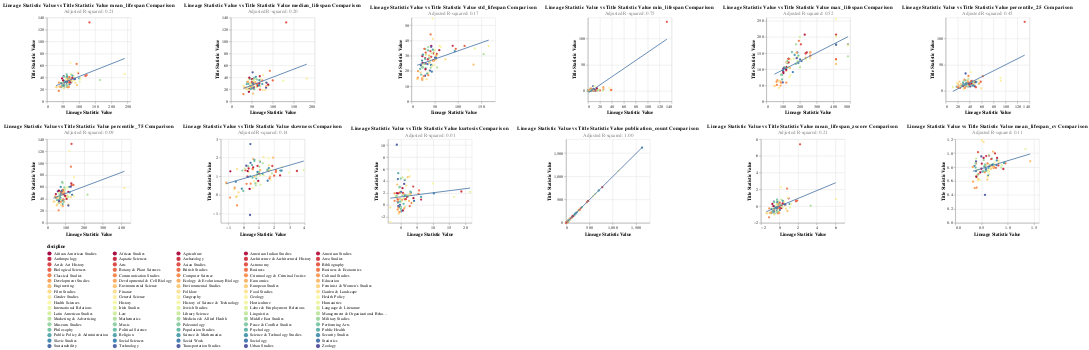

Notebook code for this chart:
### Code cell
merged_correlation_chart, merged_correlation_df = create_correlation_chart(stats, subset_merged_discipline_stats, 'lineage_statistic_value', 'title_statistic_value', 'discipline')
merged_correlation_chart
